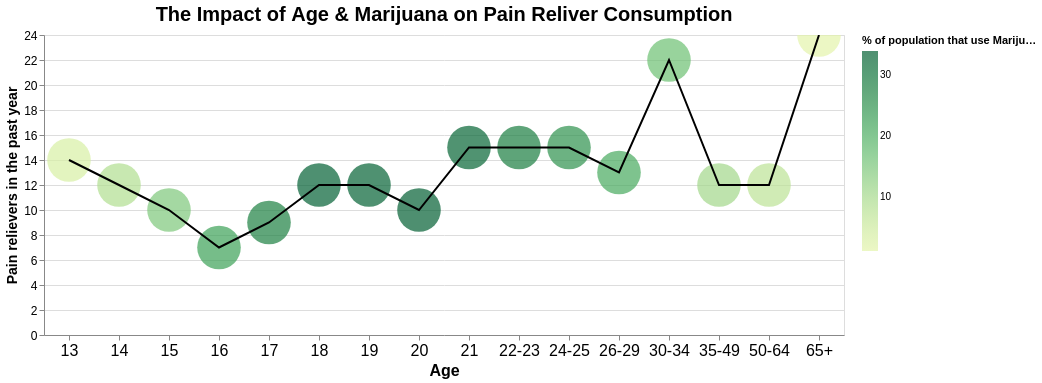

The notebook cell this image was saved under:
### Code cell
#Now we will do the same thing with marijuana for the last three visualizations
DataMarijuanavsPainRelivers= pd.read_csv("MvsPain.csv")
G7 = alt.Chart(DataMarijuanavsPainRelivers).encode(
x = alt.X('age',title = "Age",axis=alt.Axis(labelAngle=0, labelFontSize=16, titleFontSize=16)),
y = alt.Y("pain_releiver_frequency",title = "Pain relievers in the past year",axis=alt.Axis(labelAngle=0, labelFontSize=12, titleFontSize=14)),
color = alt.Color("marijuana_use",title = "% of population that use Marijuana",scale = alt.Scale(scheme = 'yellowgreen')),
tooltip = ["marijuana_use","pain_releiver_frequency",'age']).interactive()

B = alt.Chart(DataAlcoholvsPainRelivers).encode(
x = alt.X('age',title = "Age",axis=alt.Axis(labelAngle=0, labelFontSize=16, titleFontSize=16)),
y = alt.Y("pain_releiver_frequency",title = "Pain relievers in the past year",axis=alt.Axis(labelAngle=0, labelFontSize=12, titleFontSize=14)),
)




A = G7.properties(width = 800, height = 300, title = {'text':'The Impact of Age & Marijuana on Pain Reliver Consumption', 'fontSize':20})
A.mark_circle(size = 1900) + B.mark_line(color = "black")

### Figure 1 — Vega-Lite specification as saved in the notebook (floating-point values rounded to 4 significant figures)
{"config": {"view": {"continuousWidth": 300, "continuousHeight": 300}}, "layer": [{"data": {"name": "data-1ea00c0306f78e7a9648a18c3efe6df7"}, "mark": {"type": "circle", "size": 1900}, "encoding": {"color": {"field": "marijuana_use", "scale": {"scheme": "yellowgreen"}, "title": "% of population that use Marijuana", "type": "quantitative"}, "tooltip": [{"field": "marijuana_use", "type": "quantitative"}, {"field": "pain_releiver_frequency", "type": "quantitative"}, {"field": "age", "type": "nominal"}], "x": {"axis": {"labelAngle": 0, "labelFontSize": 16, "titleFontSize": 16}, "field": "age", "title": "Age", "type": "nominal"}, "y": {"axis": {"labelAngle": 0, "labelFontSize": 12, "titleFontSize": 14}, "field": "pain_releiver_frequency", "title": "Pain relievers in the past year", "type": "quantitative"}}, "name": "view_101b59951e269b79_0", "title": {"text": "The Impact of Age & Marijuana on Pain Reliver Consumption", "fontSize": 20}}, {"data": {"name": "data-6a1249fd12068db2d3e4562a5479372c"}, "mark": {"type": "line", "color": "black"}, "encoding": {"x": {"axis": {"labelAngle": 0, "labelFontSize": 16, "titleFontSize": 16}, "field": "age", "title": "Age", "type": "nominal"}, "y": {"axis": {"labelAngle": 0, "labelFontSize": 12, "titleFontSize": 14}, "field": "pain_releiver_frequency", "title": "Pain relievers in the past year", "type": "quantitative"}}}], "height": 300, "params": [{"name": "param_1e9efca18e7a2868", "select": {"type": "interval", "encodings": ["x", "y"]}, "bind": "scales", "views": ["view_101b59951e269b79_0"]}], "width": 800, "$schema": "https://vega.github.io/schema/vega-lite/v6.4.1.json", "datasets": {"data-1ea00c0306f78e7a9648a18c3efe6df7": [{"age": "13", "marijuana_use": 3.4, "pain_releiver_frequency": 14}, {"age": "14", "marijuana_use": 8.7, "pain_releiver_frequency": 12}, {"age": "15", "marijuana_use": 14.5, "pain_releiver_frequency": 10}, {"age": "16", "marijuana_use": 22.5, "pain_releiver_frequency": 7}, {"age": "17", "marijuana_use": 28.0, "pain_releiver_frequency": 9}, {"age": "18", "marijuana_use": 33.7, "pain_releiver_frequency": 12}, {"age": "19", "marijuana_use": 33.4, "pain_releiver_frequency": 12}, {"age": "20", "marijuana_use": 34.0, "pain_releiver_frequency": 10}, {"age": "21", "marijuana_use": 33.0, "pain_releiver_frequency": 15}, {"age": "22-23", "marijuana_use": 28.4, "pain_releiver_frequency": 15}, {"age": "24-25", "marijuana_use": 24.9, "pain_releiver_frequency": 15}, {"age": "26-29", "marijuana_use": 20.8, "pain_releiver_frequency": 13}, {"age": "30-34", "marijuana_use": 16.4, "pain_releiver_frequency": 22}, {"age": "35-49", "marijuana_use": 10.4, "pain_releiver_frequency": 12}, {"age": "50-64", "marijuana_use": 7.3, "pain_releiver_frequency": 12}, {"age": "65+", "marijuana_use": 1.2, "pain_releiver_frequency": 24}], "data-6a1249fd12068db2d3e4562a5479372c": [{"age": "13", "alcohol_use": 8.5, "pain_releiver_frequency": 14}, {"age": "14", "alcohol_use": 18.1, "pain_releiver_frequency": 12}, {"age": "15", "alcohol_use": 29.2, "pain_releiver_frequency": 10}, {"age": "16", "alcohol_use": 40.1, "pain_releiver_frequency": 7}, {"age": "17", "alcohol_use": 49.3, "pain_releiver_frequency": 9}, {"age": "18", "alcohol_use": 58.7, "pain_releiver_frequency": 12}, {"age": "19", "alcohol_use": 64.6, "pain_releiver_frequency": 12}, {"age": "20", "alcohol_use": 69.7, "pain_releiver_frequency": 10}, {"age": "21", "alcohol_use": 83.2, "pain_releiver_frequency": 15}, {"age": "22-23", "alcohol_use": 84.2, "pain_releiver_frequency": 15}, {"age": "24-25", "alcohol_use": 83.1, "pain_releiver_frequency": 15}, {"age": "26-29", "alcohol_use": 80.7, "pain_releiver_frequency": 13}, {"age": "30-34", "alcohol_use": 77.5, "pain_releiver_frequency": 22}, {"age": "35-49", "alcohol_use": 75.0, "pain_releiver_frequency": 12}, {"age": "50-64", "alcohol_use": 67.2, "pain_releiver_frequency": 12}, {"age": "65+", "alcohol_use": 49.3, "pain_releiver_frequency": 24}]}}
